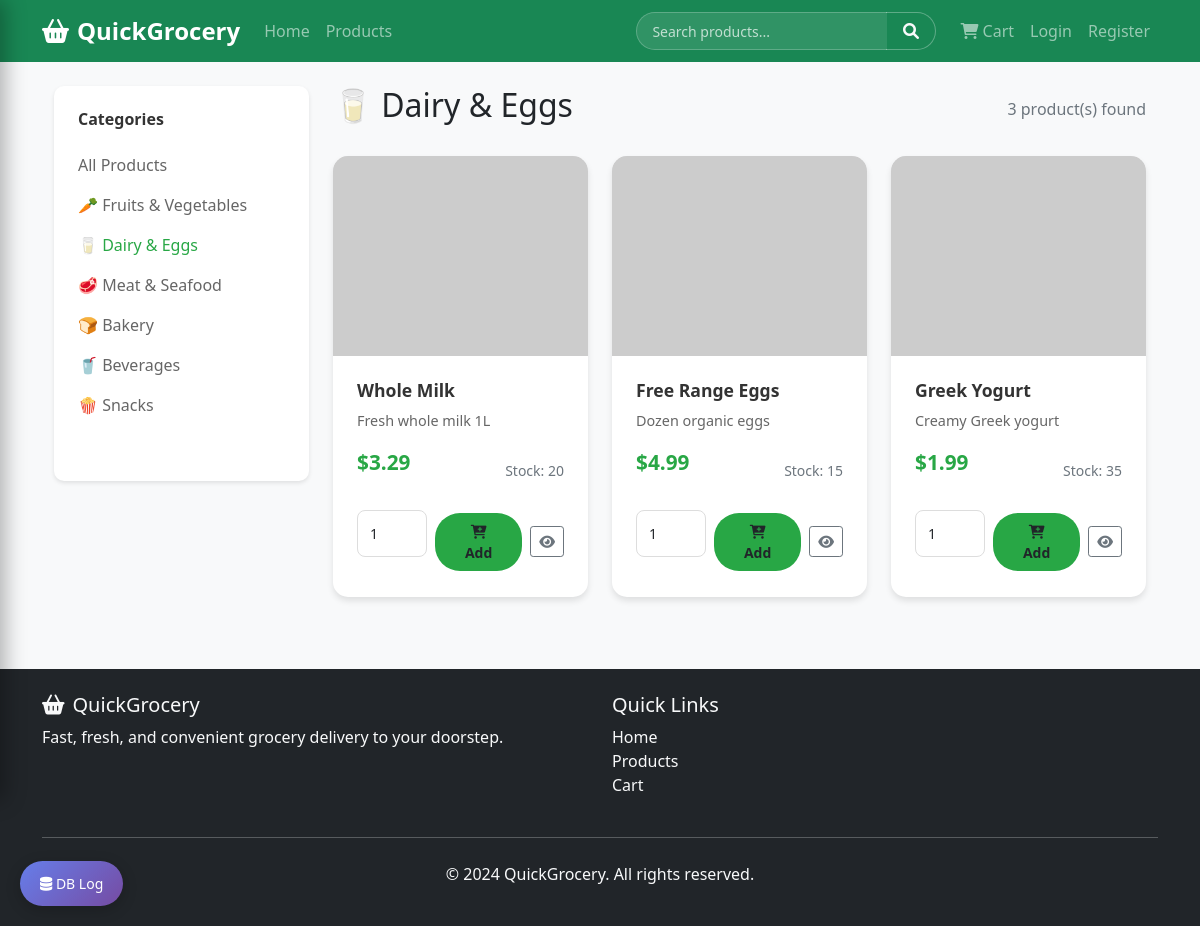
Page /products?category=2 on the committed database.
### app.py (models this page shows)
class Category(db.Model):
    id = db.Column(db.Integer, primary_key=True)
    name = db.Column(db.String(100), unique=True, nullable=False)
    icon = db.Column(db.String(50))
    products = db.relationship('Product', backref='category', lazy=True)

class Product(db.Model):
    id = db.Column(db.Integer, primary_key=True)
    name = db.Column(db.String(200), nullable=False)
    description = db.Column(db.Text)
    price = db.Column(db.Float, nullable=False)
    image_url = db.Column(db.String(200))
    stock = db.Column(db.Integer, default=0)
    category_id = db.Column(db.Integer, db.ForeignKey('category.id'))
    is_available = db.Column(db.Boolean, default=True)
    created_at = db.Column(db.DateTime, default=datetime.utcnow)

### app.py (the view)
@app.route('/products')
def products():
    category_id = request.args.get('category')
    search = request.args.get('search', '')
    query = Product.query.filter_by(is_available=True)
    if category_id:
        query = query.filter_by(category_id=category_id)
    if search:
        query = query.filter(Product.name.contains(search))
    products = query.all()
    categories = Category.query.all()
    return render_template('products.html', products=products, categories=categories,
                         current_category=int(category_id) if category_id else None)

### templates/products.html (shortened to what this page needs)
{% extends "base.html" %}
{% block content %}
<div class="container">
    <div class="row">
        <div class="col-md-3">
            <div class="filters-sidebar">
                <div class="filter-section">
                    <h6>Categories</h6>
                    <a href="{{ url_for('products') }}" class="filter-option {{ 'active' if not current_category else '' }}">
                        All Products
                    </a>
                    {% for category in categories %}
                    <a href="{{ url_for('products', category=category.id) }}" class="filter-option {{ 'active' if current_category == category.id else '' }}">
                        {{ category.icon }} {{ category.name }}
                    </a>
                    {% endfor %}
                </div>
            </div>
        </div>
        <div class="col-md-9">
            <div class="d-flex justify-content-between align-items-center mb-4">
                <h2>
                    {% if current_category %}
                        {% for category in categories %}
                            {% if category.id == current_category %}
                                {{ category.icon }} {{ category.name }}
                            {% endif %}
                        {% endfor %}
                    {% else %}
                        All Products
                    {% endif %}
                </h2>
                <span class="text-muted">{{ products|length }} product(s) found</span>
            </div>
            {% if products %}
            <div class="row">
                {% for product in products %}
                <div class="col-md-6 col-lg-4 mb-4">
                    <div class="product-card">
                        <img src="{{ product.image_url }}" alt="{{ product.name }}" class="product-image">
                        <div class="product-info">
                            <h5 class="product-title">{{ product.name }}</h5>
                            <p class="product-description">{{ product.description }}</p>
                            <div class="d-flex justify-content-between align-items-center mb-3">
                                <span class="product-price">${{ "%.2f"|format(product.price) }}</span>
                                <small class="text-muted">Stock: {{ product.stock }}</small>
                            </div>
                            <div class="d-flex align-items-center">
                                <form method="POST" action="{{ url_for('add_to_cart', product_id=product.id) }}" class="d-flex align-items-center">
                                    <input type="number" name="quantity" value="1" min="1" max="{{ product.stock }}" class="form-control form-control-sm me-2" style="width: 70px;">
                                    <button type="submit" class="btn btn-add-to-cart btn-sm">
                                        <i class="fas fa-cart-plus"></i> Add
                                    </button>
                                </form>
                                <a href="{{ url_for('product_detail', product_id=product.id) }}" class="btn btn-outline-secondary btn-sm ms-2">
                                    <i class="fas fa-eye"></i>
                                </a>
                            </div>
                        </div>
                    </div>
                </div>
                {% endfor %}
            </div>
            {% endif %}
        </div>
    </div>
</div>
{% endblock %}

### static/css/style.css (style rules this page uses)
body { font-family: 'Segoe UI', Tahoma, Geneva, Verdana, sans-serif; background-color: #f8f9fa; }
.product-card { background: white; border-radius: 15px; overflow: hidden; box-shadow: 0 4px 6px rgba(0, 0, 0, 0.1); transition: all 0.3s ease; border: none; height: 100%; }
.product-image { width: 100%; height: 200px; object-fit: cover; background-color: #f8f9fa; background-image: linear-gradient(45deg, #e9ecef 25%, transparent 25%), linear-gradient(-45deg, #e9ecef 25%, transparent 25%), linear-gradient(45deg, transparent 75%, #e9ecef 75%), linear-gradient(-45deg, transparent 75%, #e9ecef 75%); background-size: 20px 20px; background-position: 0 0, 0 10px, 10px -10px, -10px 0px; display: flex; align-items: center; justify-content: center; color: #6c757d; font-size: 14px; text-align: center; position: relative; }
.product-image::before { content: ''; position: absolute; top: 0; left: 0; right: 0; bottom: 0; background: transparent; z-index: 1; }
.product-image:after { content: '📦'; position: absolute; top: 50%; left: 50%; transform: translate(-50%, -50%); font-size: 2rem; z-index: 2; opacity: 0; transition: opacity 0.3s ease; }
.product-image[src=""], .product-image[src*="placeholder"] { background-image: linear-gradient(45deg, #e9ecef 25%, transparent 25%), linear-gradient(-45deg, #e9ecef 25%, transparent 25%), linear-gradient(45deg, transparent 75%, #e9ecef 75%), linear-gradient(-45deg, transparent 75%, #e9ecef 75%); }
.product-image[src=""]:after, .product-image[src*="placeholder"]:after { opacity: 1; }
.product-info { padding: 1.5rem; }
.product-title { font-size: 1.1rem; font-weight: 600; margin-bottom: 0.5rem; color: #333; }
.product-description { color: #666; font-size: 0.9rem; margin-bottom: 1rem; }
.product-price { font-size: 1.3rem; font-weight: 700; color: #28a745; margin-bottom: 1rem; }
.btn-add-to-cart { background: #28a745; border: none; border-radius: 25px; padding: 0.5rem 1.5rem; font-weight: 600; transition: all 0.3s ease; }
.filters-sidebar { background: white; border-radius: 10px; padding: 1.5rem; box-shadow: 0 2px 4px rgba(0, 0, 0, 0.1); margin-bottom: 2rem; }
.filter-section { margin-bottom: 2rem; }
.filter-section h6 { font-weight: 600; margin-bottom: 1rem; color: #333; }
.filter-option { display: block; padding: 0.5rem 0; color: #666; text-decoration: none; transition: color 0.3s ease; }
.filter-option:hover, .filter-option.active { color: #28a745; text-decoration: none; }
.form-control { border-radius: 8px; border: 1px solid #ddd; padding: 0.75rem; margin-bottom: 1rem; }

### rows in the picture
Category: icon "🥕", name "Fruits & Vegetables"
Category: icon "🥛", name "Dairy & Eggs"
Category: icon "🥩", name "Meat & Seafood"
Category: icon "🍞", name "Bakery"
Category: icon "🥤", name "Beverages"
Category: icon "🍿", name "Snacks"
Product: name "Whole Milk", description "Fresh whole milk 1L", price "3.29", stock "20"
Product: name "Free Range Eggs", description "Dozen organic eggs", price "4.99", stock "15"
Product: name "Greek Yogurt", description "Creamy Greek yogurt", price "1.99", stock "35"

### other values in the picture
{{ products|length }} "3"
